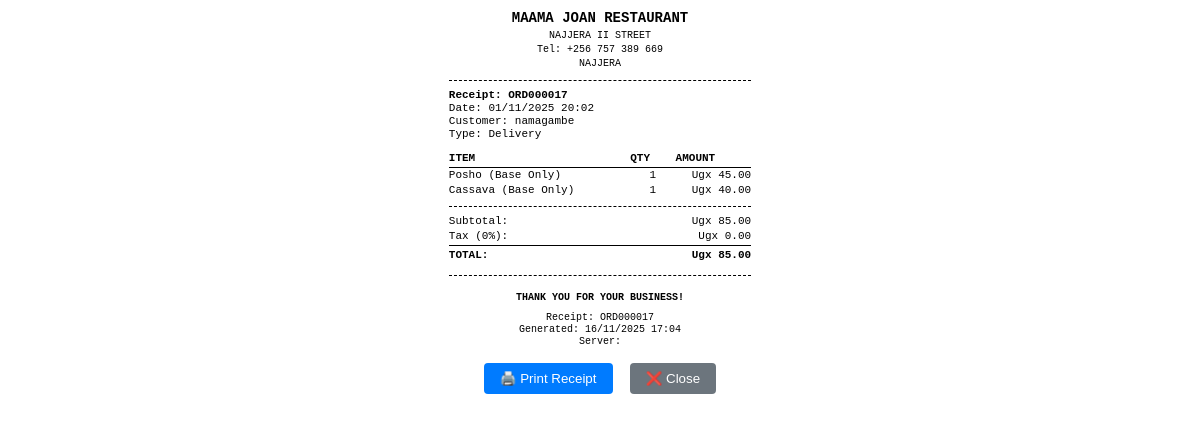
/orders/17/print-receipt/ (signed in), run on an earlier commit of the app's database.
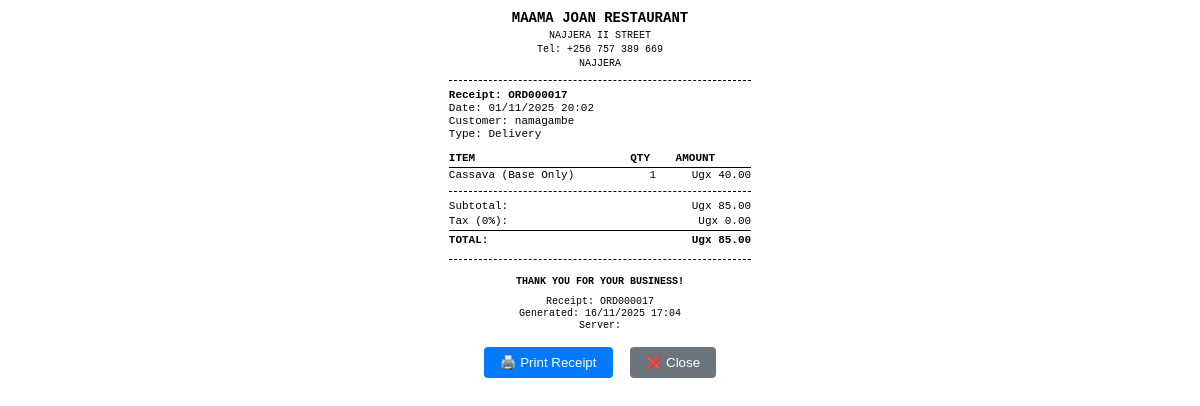
And on a later commit of the database.
### orders/models.py (models this page shows, shortened)
class OrderItem(models.Model):
    order = models.ForeignKey(Order, on_delete=models.CASCADE, related_name='order_items')
    menu_item = models.ForeignKey(MenuItem, on_delete=models.CASCADE)
    quantity = models.PositiveIntegerField(default=1, validators=[MinValueValidator(1)])
    unit_price = models.DecimalField(max_digits=10, decimal_places=2, validators=[MinValueValidator(0)])
    notes = models.TextField(blank=True)
    is_custom_combo = models.BooleanField(default=False)
    custom_base_item = models.ForeignKey(
        MenuItem,
        on_delete=models.SET_NULL,
        null=True,
        blank=True,
        related_name='custom_base_orders',
        limit_choices_to={'item_type': 'base'}
    )
    custom_protein_source = models.ForeignKey(
        MenuItem,
        on_delete=models.SET_NULL,
        null=True,
        blank=True,
        related_name='custom_source_orders',
        limit_choices_to={'item_type': 'source'}
    )
    @property
    def subtotal(self):
        return self.quantity * self.unit_price
    @property
    def display_name(self):
        if self.is_custom_combo and self.custom_base_item and self.custom_protein_source:
            return f"{self.custom_base_item.name} with {self.custom_protein_source.name}"
        elif self.notes:  # Use custom name from notes if available
            return self.notes
        return self.menu_item.display_name

### orders/views.py (the view)
# urls.py: path('<int:pk>/print-receipt/', views.print_receipt, name='print_receipt'),
@login_required
def print_receipt(request, pk):
    order = get_object_or_404(Order, pk=pk)
    if (hasattr(request.user, 'employee') and
        request.user.employee.branch != order.branch and
        not request.user.is_superuser):
        messages.error(request, "You don't have permission to print this receipt")
        return redirect('orders:order_list')
    context = {
        'order': order,
        'order_items': order.order_items.all(),
        'business_name': 'MAAMA JOAN RESTAURANT',
        'business_address': 'NAJJERA II STREET',
        'business_phone': '+256 757 389 669',
    }
    return render(request, 'orders/receipt_print.html', context)

### core/context_processors.py (called while the page is built)
def restaurant_info(request):
    try:
        restaurant = Restaurant.objects.first()
    except:
        restaurant = None
    return {
        'restaurant': restaurant
    }

### templates/orders/receipt_print.html (shortened to what this page needs)
<!DOCTYPE html>
<html>
<head>
</head>
<body>
    <div class="receipt">
        <div class="header">
            <div class="business-name">{{ business_name }}</div>
            <div class="business-info">{{ business_address }}</div>
            <div class="business-info">Tel: {{ business_phone }}</div>
            <div class="business-info">{{ order.branch.name }}</div>
        </div>
        <div class="order-info">
            <div><strong>Receipt: {{ order.order_number }}</strong></div>
            <div>Date: {{ order.created_at|date:"d/m/Y H:i" }}</div>
            <div>Customer: {{ order.customer.name }}</div>
            <div>Type: {{ order.get_order_type_display }}</div>
        </div>
        <table class="items-table">
            <thead>
                <tr>
                    <th class="item-name">ITEM</th>
                    <th class="item-qty">QTY</th>
                    <th class="item-price">AMOUNT</th>
                </tr>
            </thead>
            <tbody>
                {% for item in order_items %}
                <tr>
                    <td class="item-name">
                        {{ item.display_name }}
                    </td>
                    <td class="item-qty">{{ item.quantity }}</td>
                    <td class="item-price">Ugx {{ item.subtotal }}</td>
                </tr>
                {% endfor %}
            </tbody>
        </table>
        <div class="total-section">
            <div class="total-row">
                <span>Subtotal:</span>
                <span>Ugx {{ order.total_amount }}</span>
            </div>
            <div class="total-row">
                <span>Tax (0%):</span>
                <span>Ugx 0.00</span>
            </div>
            <div class="total-row" style="font-weight: bold; border-top: 1px solid #000; padding-top: 3px;">
                <span>TOTAL:</span>
                <span>Ugx {{ order.total_amount }}</span>
            </div>
        </div>
        <div class="footer">
            <div class="thank-you">THANK YOU FOR YOUR BUSINESS!</div>
            <div>Receipt: {{ order.order_number }}</div>
            <div>Generated: {% now "d/m/Y H:i" %}</div>
            <div>Server: {{ request.user.get_full_name }}</div>
        </div>
        <div class="no-print" style="text-align: center; margin-top: 15px;">
            <button onclick="window.print()" style="padding: 8px 16px; background: #007bff; color: white; border: none; border-radius: 4px; cursor: pointer;">
                🖨️ Print Receipt
            </button>
            <button onclick="window.close()" style="padding: 8px 16px; background: #6c757d; color: white; border: none; border-radius: 4px; cursor: pointer; margin-left: 10px;">
                ❌ Close
            </button>
        </div>
    </div>
</body>
</html>

What changed in the data, as far as the page shows it:
removed OrderItem: display_name "Posho (Base Only)", quantity "1", subtotal "45.00"
